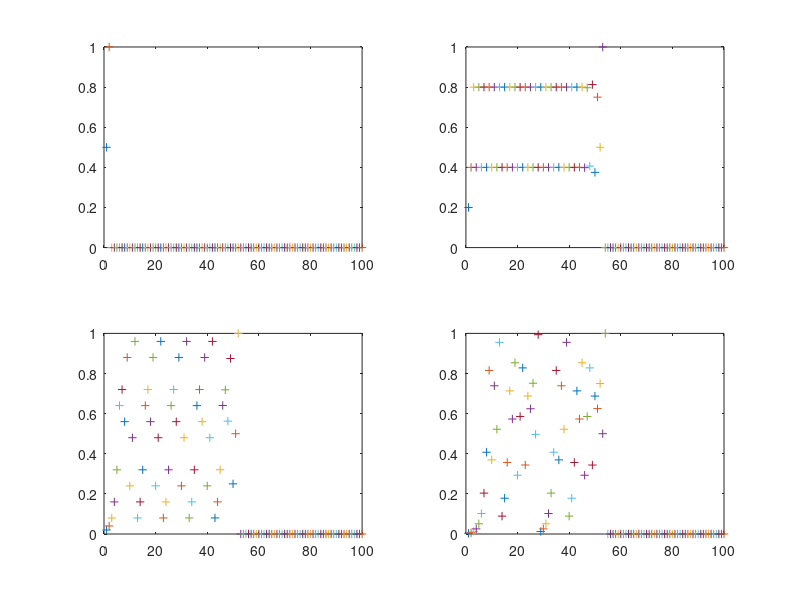

Here is the MATLAB script that generated this plot:
clear
m=628;
f=@(x)(1-2*abs(x-1/2));
t=[1/4,1/10,1/100,1/m];
for j=1:4
    subplot(2,2,j)
    x0=t(j);
    for i=1:1:100
	    plot(i,f(x0),'+');
	    x0=f(x0);
	    hold on
    end
end